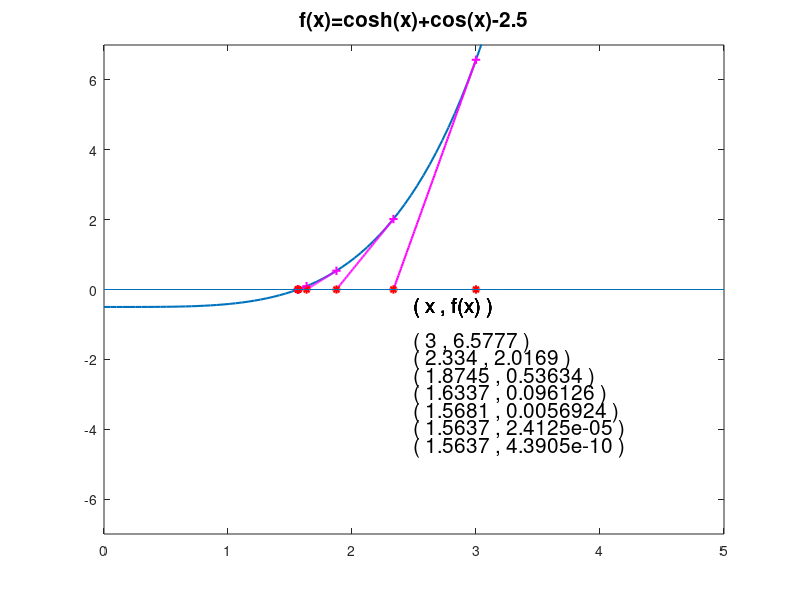

The MATLAB source for this figure:
function newton_animation()

% clear old plots
close all;

% plot function (defined below)
figure(1)
t=linspace(0,5);
plot(t,ff(t),'Linewidth',1.5);
fontSize = 15;
title('f(x)=cosh(x)+cos(x)-2.5','FontSize',fontSize);
%title('f(x)=x-10*sin(x)-1','FontSize',fontSize);
%set bounds on y-axis 
ylim([-7 7]);
%ylim([-10 10]);
hold on;

% set initial iterate for Newton's method
x=3; x0=x;
% set counter to zero
i=0;

%set number of iterations to plot
iters=7;

for i=1:iters

  %brings the plot window to the front when running the code
  shg

  %update counter
  i=i+1;

  %plot the current iterate on the x-axis and the point (x,f(x)) on the graph of f
  plot(x,ff(x),'+m','Linewidth',1.5);
  plot(x,0,'*r','Linewidth',1.5);
  %text(3.4,3.5,['( x , f(x) )'],'FontSize',15);
  text(2.5,-0.5,['( x , f(x) )'],'FontSize',15);
  text(2.5,-0.5*i-0.5,['( ' num2str(x) ' , ' num2str(ff(x)) ' )'],'FontSize',15);


  %plot the tangent line of ff at the point x
  m=ffp(x);
  y=ff(x);
  zero=x-ff(x)/ffp(x);
  t=linspace(zero,x);
  plot(t,t_line(t,x,ff(x),ffp(x)),'m','Linewidth',1.5);
  xaxis = linspace(0,5);
  plot(xaxis,zeros(length(xaxis)))

  % uncomment the next three lines to make the window zoom in on x=0
  %if abs(x)>0.05
  %	xlim([-x,x]);
  %end

  %make octave wait 0.5 seconds before continuing to produce an animation effect
  pause(0.5);

  %update iterate. Note that "zero" defined above is just a Newton iteration
  x=zero;
end

%---------------------------------------
%define functions
function fout = ff(x)
  fout = cosh(x)+cos(x)-2.5;
	%fout = x-2*sin(x)-1;
  end

function fout = ffp(x)
  fout = sinh(x)-sin(x);
	%fout = 1-2*cos(x);
  end

%this function is used to produce the tangent line at a point x
function fout = t_line(x,a,b,m)
  fout = m*(x-a)+b;
  end

end
